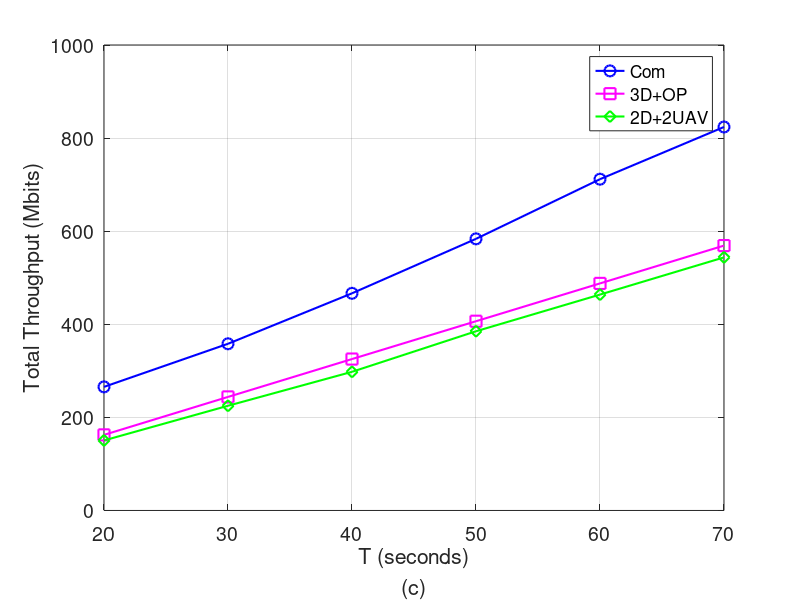

The MATLAB script that drew this image:
x = [20 30 40 50 60 70];
y1 = [265.519721 358.098904 466.523414 583.54726 711.69559 823.875742];
y2 = [162.363598 243.92355 325.27938 406.546632 487.796664 569.051344];
y3 = [150.429209 224.917392 297.857950 384.985574 463.791331 543.710646];
% y4 = [232.210036 350.091738 454.185028 572.022912 700.179668 816.884022];


figure(2)
hold on
plot(x, y1,'bo-','MarkerSize',8,'LineWidth',1.5);
hold on
plot(x, y2,'ms-','MarkerSize',8,'LineWidth',1.5);
hold on
plot(x, y3,'gd-','MarkerSize',8,'LineWidth',1.5);
% hold on
% plot(x, y4,'gd-','MarkerSize',8,'LineWidth',1.5);

xlabel({'T (seconds)', '(c)'});
ylabel('Total Throughput (Mbits)');
% ylabel('Tổng thông lượng (Mbits)');
legend('Com','3D+OP','2D+2UAV');
% legend('Com','3D+OP','2D+2UAV','3D+2UAV');
grid on
box on
set(gca,'FontSize',14)